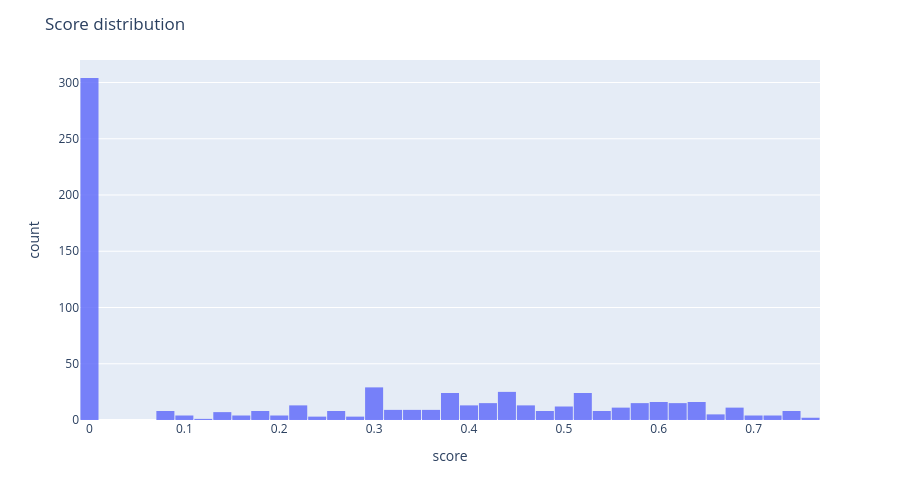

The notebook cell saved with this chart:
### Markdown cell above
## Score Distribution Histogram

### Code cell
fig = px.histogram(
    summary,
    x="score",
    nbins=50,
    labels={"score": "score"},
    opacity=0.85,
)

fig.update_layout(
    width=900,
    height=500,
    title="Score distribution",
    bargap=0.05
)

fig.show()

### Figure 1 — Plotly figure (JSON) as saved in the notebook; plotly's stock layout.template omitted (floating-point values rounded to 4 significant figures; data arrays with more than 128 entries replaced by an {"elided": "..."} marker saying what was removed)
{"data": [{"bingroup": "x", "hovertemplate": "score=%{x}<br>count=%{y}<extra></extra>", "legendgroup": "", "marker": {"color": "#636efa", "opacity": 0.85, "pattern": {"shape": ""}}, "name": "", "nbinsx": 50, "orientation": "v", "showlegend": false, "type": "histogram", "x": {"elided": "672 float values"}, "xaxis": "x", "yaxis": "y"}], "layout": {"bargap": 0.05, "barmode": "relative", "height": 500, "legend": {"tracegroupgap": 0}, "margin": {"t": 60}, "title": {"text": "Score distribution"}, "width": 900, "xaxis": {"anchor": "y", "domain": [0, 1], "title": {"text": "score"}}, "yaxis": {"anchor": "x", "domain": [0, 1], "title": {"text": "count"}}}}
